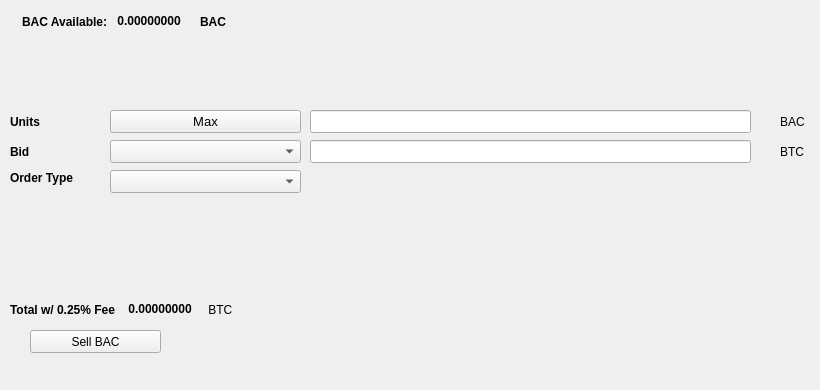
   <widget class="QWidget" name="SellTab">
    <attribute name="title">
     <string>Sell</string>
    </attribute>
    <widget class="QLabel" name="label_16">
     <property name="geometry">
      <rect>
       <x>780</x>
       <y>140</y>
       <width>31</width>
       <height>23</height>
      </rect>
     </property>
     <property name="text">
      <string>BTC</string>
     </property>
    </widget>
    <widget class="QComboBox" name="SellBidcomboBox">
     <property name="geometry">
      <rect>
       <x>110</x>
       <y>140</y>
       <width>191</width>
       <height>23</height>
      </rect>
     </property>
     <property name="font">
      <font>
       <pointsize>10</pointsize>
      </font>
     </property>
    </widget>
    <widget class="QLabel" name="label_18">
     <property name="geometry">
      <rect>
       <x>10</x>
       <y>110</y>
       <width>46</width>
       <height>23</height>
      </rect>
     </property>
     <property name="font">
      <font>
       <weight>75</weight>
       <bold>true</bold>
      </font>
     </property>
     <property name="text">
      <string>Units</string>
     </property>
    </widget>
    <widget class="QPushButton" name="Sell_Max_Amount">
     <property name="geometry">
      <rect>
       <x>110</x>
       <y>110</y>
       <width>191</width>
       <height>23</height>
      </rect>
     </property>
     <property name="font">
      <font>
       <pointsize>10</pointsize>
      </font>
     </property>
     <property name="text">
      <string>Max</string>
     </property>
    </widget>
    <widget class="QLabel" name="label_20">
     <property name="geometry">
      <rect>
       <x>10</x>
       <y>170</y>
       <width>91</width>
       <height>16</height>
      </rect>
     </property>
     <property name="font">
      <font>
       <weight>75</weight>
       <bold>true</bold>
      </font>
     </property>
     <property name="text">
      <string>Order Type</string>
     </property>
    </widget>
    <widget class="QComboBox" name="SellOrdertypeCombo">
     <property name="geometry">
      <rect>
       <x>110</x>
       <y>170</y>
       <width>191</width>
       <height>23</height>
      </rect>
     </property>
     <property name="font">
      <font>
       <pointsize>10</pointsize>
      </font>
     </property>
    </widget>
    <widget class="QLabel" name="label_21">
     <property name="geometry">
      <rect>
       <x>10</x>
       <y>140</y>
       <width>46</width>
       <height>23</height>
      </rect>
     </property>
     <property name="font">
      <font>
       <weight>75</weight>
       <bold>true</bold>
      </font>
     </property>
     <property name="text">
      <string>Bid</string>
     </property>
    </widget>
    <widget class="QLabel" name="label_22">
     <property name="geometry">
      <rect>
       <x>780</x>
       <y>110</y>
       <width>31</width>
       <height>23</height>
      </rect>
     </property>
     <property name="text">
      <string>BAC</string>
     </property>
    </widget>
    <widget class="QLineEdit" name="UnitsInputBAC">
     <property name="geometry">
      <rect>
       <x>310</x>
       <y>110</y>
       <width>441</width>
       <height>23</height>
      </rect>
     </property>
     <property name="font">
      <font>
       <pointsize>9</pointsize>
       <weight>75</weight>
       <bold>true</bold>
      </font>
     </property>
    </widget>
    <widget class="QLineEdit" name="SellBidPriceEdit">
     <property name="geometry">
      <rect>
       <x>310</x>
       <y>140</y>
       <width>441</width>
       <height>23</height>
      </rect>
     </property>
     <property name="font">
      <font>
       <pointsize>9</pointsize>
       <weight>75</weight>
       <bold>true</bold>
      </font>
     </property>
    </widget>
    <widget class="QPushButton" name="SellBACBTN">
     <property name="geometry">
      <rect>
       <x>30</x>
       <y>330</y>
       <width>131</width>
       <height>23</height>
      </rect>
     </property>
     <property name="text">
      <string>Sell BAC</string>
     </property>
     <property name="icon">
      <iconset resource="../bitalley">
       <normaloff>:/icons/bitcoin</normaloff>:/icons/bitcoin</iconset>
     </property>
    </widget>
    <widget class="QWidget" name="layoutWidget3">
     <property name="geometry">
      <rect>
       <x>22</x>
       <y>12</y>
       <width>258</width>
       <height>19</height>
      </rect>
     </property>
     <layout class="QHBoxLayout" name="horizontalLayout">
      <item>
       <widget class="QLabel" name="label232_2">
        <property name="font">
         <font>
          <weight>75</weight>
          <bold>true</bold>
         </font>
        </property>
        <property name="text">
         <string>BAC Available:</string>
        </property>
       </widget>
      </item>
      <item>
       <widget class="QLabel" name="BACAvailableLabel">
        <property name="palette">
         <palette>
          <active>
           <colorrole role="WindowText">
            <brush brushstyle="SolidPattern">
             <color alpha="255">
              <red>0</red>
              <green>0</green>
              <blue>0</blue>
             </color>
            </brush>
           </colorrole>
           <colorrole role="Button">
            <brush brushstyle="SolidPattern">
             <color alpha="255">
              <red>0</red>
              <green>170</green>
              <blue>0</blue>
             </color>
            </brush>
           </colorrole>
           <colorrole role="Light">
            <brush brushstyle="SolidPattern">
             <color alpha="255">
              <red>0</red>
              <green>255</green>
              <blue>0</blue>
             </color>
            </brush>
           </colorrole>
           <colorrole role="Midlight">
            <brush brushstyle="SolidPattern">
             <color alpha="255">
              <red>0</red>
              <green>212</green>
              <blue>0</blue>
             </color>
            </brush>
           </colorrole>
           <colorrole role="Dark">
            <brush brushstyle="SolidPattern">
             <color alpha="255">
              <red>0</red>
              <green>85</green>
              <blue>0</blue>
             </color>
            </brush>
           </colorrole>
           <colorrole role="Mid">
            <brush brushstyle="SolidPattern">
             <color alpha="255">
              <red>0</red>
              <green>113</green>
              <blue>0</blue>
             </color>
            </brush>
           </colorrole>
           <colorrole role="Text">
            <brush brushstyle="SolidPattern">
             <color alpha="255">
              <red>0</red>
              <green>170</green>
              <blue>0</blue>
             </color>
            </brush>
           </colorrole>
           <colorrole role="BrightText">
            <brush brushstyle="SolidPattern">
             <color alpha="255">
              <red>255</red>
              <green>255</green>
              <blue>255</blue>
             </color>
            </brush>
           </colorrole>
           <colorrole role="ButtonText">
            <brush brushstyle="SolidPattern">
             <color alpha="255">
              <red>0</red>
              <green>0</green>
              <blue>0</blue>
             </color>
            </brush>
           </colorrole>
           <colorrole role="Base">
            <brush brushstyle="SolidPattern">
             <color alpha="255">
              <red>255</red>
              <green>255</green>
              <blue>255</blue>
             </color>
            </brush>
           </colorrole>
           <colorrole role="Window">
            <brush brushstyle="SolidPattern">
             <color alpha="255">
              <red>0</red>
              <green>170</green>
              <blue>0</blue>
             </color>
            </brush>
           </colorrole>
           <colorrole role="Shadow">
            <brush brushstyle="SolidPattern">
             <color alpha="255">
              <red>0</red>
              <green>0</green>
              <blue>0</blue>
             </color>
            </brush>
           </colorrole>
           <colorrole role="AlternateBase">
            <brush brushstyle="SolidPattern">
             <color alpha="255">
              <red>127</red>
              <green>212</green>
              <blue>127</blue>
             </color>
            </brush>
           </colorrole>
           <colorrole role="ToolTipBase">
            <brush brushstyle="SolidPattern">
             <color alpha="255">
              <red>255</red>
              <green>255</green>
              <blue>220</blue>
             </color>
            </brush>
           </colorrole>
           <colorrole role="ToolTipText">
            <brush brushstyle="SolidPattern">
             <color alpha="255">
              <red>0</red>
              <green>0</green>
              <blue>0</blue>
             </color>
            </brush>
           </colorrole>
          </active>
          <inactive>
           <colorrole role="WindowText">
            <brush brushstyle="SolidPattern">
             <color alpha="255">
              <red>0</red>
              <green>0</green>
              <blue>0</blue>
             </color>
            </brush>
           </colorrole>
           <colorrole role="Button">
            <brush brushstyle="SolidPattern">
             <color alpha="255">
              <red>0</red>
              <green>170</green>
              <blue>0</blue>
             </color>
            </brush>
           </colorrole>
           <colorrole role="Light">
            <brush brushstyle="SolidPattern">
             <color alpha="255">
              <red>0</red>
              <green>255</green>
              <blue>0</blue>
             </color>
            </brush>
           </colorrole>
           <colorrole role="Midlight">
            <brush brushstyle="SolidPattern">
             <color alpha="255">
              <red>0</red>
              <green>212</green>
              <blue>0</blue>
             </color>
            </brush>
           </colorrole>
           <colorrole role="Dark">
            <brush brushstyle="SolidPattern">
             <color alpha="255">
              <red>0</red>
              <green>85</green>
              <blue>0</blue>
             </color>
            </brush>
           </colorrole>
           <colorrole role="Mid">
            <brush brushstyle="SolidPattern">
             <color alpha="255">
              <red>0</red>
              <green>113</green>
              <blue>0</blue>
             </color>
            </brush>
           </colorrole>
           <colorrole role="Text">
            <brush brushstyle="SolidPattern">
             <color alpha="255">
              <red>0</red>
              <green>170</green>
              <blue>0</blue>
             </color>
            </brush>
           </colorrole>
           <colorrole role="BrightText">
            <brush brushstyle="SolidPattern">
             <color alpha="255">
              <red>255</red>
              <green>255</green>
              <blue>255</blue>
             </color>
            </brush>
           </colorrole>
           <colorrole role="ButtonText">
            <brush brushstyle="SolidPattern">
             <color alpha="255">
              <red>0</red>
              <green>0</green>
              <blue>0</blue>
             </color>
            </brush>
           </colorrole>
           <colorrole role="Base">
            <brush brushstyle="SolidPattern">
             <color alpha="255">
              <red>255</red>
              <green>255</green>
              <blue>255</blue>
             </color>
            </brush>
           </colorrole>
           <colorrole role="Window">
            <brush brushstyle="SolidPattern">
             <color alpha="255">
              <red>0</red>
              <green>170</green>
              <blue>0</blue>
             </color>
            </brush>
           </colorrole>
           <colorrole role="Shadow">
            <brush brushstyle="SolidPattern">
             <color alpha="255">
              <red>0</red>
              <green>0</green>
              <blue>0</blue>
             </color>
            </brush>
           </colorrole>
           <colorrole role="AlternateBase">
            <brush brushstyle="SolidPattern">
             <color alpha="255">
              <red>127</red>
              <green>212</green>
              <blue>127</blue>
             </color>
            </brush>
           </colorrole>
           <colorrole role="ToolTipBase">
            <brush brushstyle="SolidPattern">
             <color alpha="255">
              <red>255</red>
              <green>255</green>
              <blue>220</blue>
             </color>
            </brush>
           </colorrole>
           <colorrole role="ToolTipText">
            <brush brushstyle="SolidPattern">
             <color alpha="255">
              <red>0</red>
              <green>0</green>
              <blue>0</blue>
             </color>
            </brush>
           </colorrole>
          </inactive>
          <disabled>
           <colorrole role="WindowText">
            <brush brushstyle="SolidPattern">
             <color alpha="255">
              <red>0</red>
              <green>85</green>
              <blue>0</blue>
             </color>
            </brush>
           </colorrole>
           <colorrole role="Button">
            <brush brushstyle="SolidPattern">
             <color alpha="255">
              <red>0</red>
              <green>170</green>
              <blue>0</blue>
             </color>
            </brush>
           </colorrole>
           <colorrole role="Light">
            <brush brushstyle="SolidPattern">
             <color alpha="255">
              <red>0</red>
              <green>255</green>
              <blue>0</blue>
             </color>
            </brush>
           </colorrole>
           <colorrole role="Midlight">
            <brush brushstyle="SolidPattern">
             <color alpha="255">
              <red>0</red>
              <green>212</green>
              <blue>0</blue>
             </color>
            </brush>
           </colorrole>
           <colorrole role="Dark">
            <brush brushstyle="SolidPattern">
             <color alpha="255">
              <red>0</red>
              <green>85</green>
              <blue>0</blue>
             </color>
            </brush>
           </colorrole>
           <colorrole role="Mid">
            <brush brushstyle="SolidPattern">
             <color alpha="255">
              <red>0</red>
              <green>113</green>
              <blue>0</blue>
             </color>
            </brush>
           </colorrole>
           <colorrole role="Text">
            <brush brushstyle="SolidPattern">
             <color alpha="255">
              <red>0</red>
              <green>85</green>
              <blue>0</blue>
             </color>
            </brush>
           </colorrole>
           <colorrole role="BrightText">
            <brush brushstyle="SolidPattern">
             <color alpha="255">
              <red>255</red>
              <green>255</green>
              <blue>255</blue>
             </color>
            </brush>
           </colorrole>
           <colorrole role="ButtonText">
            <brush brushstyle="SolidPattern">
             <color alpha="255">
              <red>0</red>
              <green>85</green>
              <blue>0</blue>
             </color>
            </brush>
           </colorrole>
           <colorrole role="Base">
            <brush brushstyle="SolidPattern">
             <color alpha="255">
              <red>0</red>
              <green>170</green>
              <blue>0</blue>
             </color>
            </brush>
           </colorrole>
           <colorrole role="Window">
            <brush brushstyle="SolidPattern">
             <color alpha="255">
              <red>0</red>
              <green>170</green>
              <blue>0</blue>
             </color>
            </brush>
           </colorrole>
           <colorrole role="Shadow">
            <brush brushstyle="SolidPattern">
             <color alpha="255">
              <red>0</red>
              <green>0</green>
              <blue>0</blue>
             </color>
            </brush>
           </colorrole>
           <colorrole role="AlternateBase">
            <brush brushstyle="SolidPattern">
             <color alpha="255">
              <red>0</red>
              <green>170</green>
              <blue>0</blue>
             </color>
            </brush>
           </colorrole>
           <colorrole role="ToolTipBase">
            <brush brushstyle="SolidPattern">
             <color alpha="255">
              <red>255</red>
              <green>255</green>
              <blue>220</blue>
             </color>
            </brush>
           </colorrole>
           <colorrole role="ToolTipText">
            <brush brushstyle="SolidPattern">
             <color alpha="255">
              <red>0</red>
              <green>0</green>
              <blue>0</blue>
             </color>
            </brush>
           </colorrole>
          </disabled>
         </palette>
        </property>
        <property name="font">
         <font>
          <weight>75</weight>
          <bold>true</bold>
         </font>
        </property>
        <property name="text">
         <string> 0.00000000 </string>
        </property>
        <property name="textInteractionFlags">
         <set>Qt::LinksAccessibleByMouse|Qt::TextSelectableByKeyboard|Qt::TextSelectableByMouse</set>
        </property>
       </widget>
      </item>
      <item>
       <widget class="QLabel" name="labelBAC">
        <property name="font">
         <font>
          <weight>75</weight>
          <bold>true</bold>
         </font>
        </property>
        <property name="text">
         <string>BAC</string>
        </property>
       </widget>
      </item>
     </layout>
    </widget>
    <widget class="QWidget" name="layoutWidget">
     <property name="geometry">
      <rect>
       <x>10</x>
       <y>300</y>
       <width>268</width>
       <height>19</height>
      </rect>
     </property>
     <layout class="QHBoxLayout" name="horizontalLayout_2">
      <item>
       <widget class="QLabel" name="label_19">
        <property name="font">
         <font>
          <weight>75</weight>
          <bold>true</bold>
         </font>
        </property>
        <property name="text">
         <string>Total w/ 0.25% Fee </string>
        </property>
       </widget>
      </item>
      <item>
       <widget class="QLabel" name="SellCostLabel">
        <property name="palette">
         <palette>
          <active>
           <colorrole role="WindowText">
            <brush brushstyle="SolidPattern">
             <color alpha="255">
              <red>0</red>
              <green>0</green>
              <blue>0</blue>
             </color>
            </brush>
           </colorrole>
           <colorrole role="Button">
            <brush brushstyle="SolidPattern">
             <color alpha="255">
              <red>0</red>
              <green>170</green>
              <blue>0</blue>
             </color>
            </brush>
           </colorrole>
           <colorrole role="Light">
            <brush brushstyle="SolidPattern">
             <color alpha="255">
              <red>0</red>
              <green>255</green>
              <blue>0</blue>
             </color>
            </brush>
           </colorrole>
           <colorrole role="Midlight">
            <brush brushstyle="SolidPattern">
             <color alpha="255">
              <red>0</red>
              <green>212</green>
              <blue>0</blue>
             </color>
            </brush>
           </colorrole>
           <colorrole role="Dark">
            <brush brushstyle="SolidPattern">
             <color alpha="255">
              <red>0</red>
              <green>85</green>
              <blue>0</blue>
             </color>
            </brush>
           </colorrole>
           <colorrole role="Mid">
            <brush brushstyle="SolidPattern">
             <color alpha="255">
              <red>0</red>
              <green>113</green>
              <blue>0</blue>
             </color>
            </brush>
           </colorrole>
           <colorrole role="Text">
            <brush brushstyle="SolidPattern">
             <color alpha="255">
              <red>0</red>
              <green>170</green>
              <blue>0</blue>
             </color>
            </brush>
           </colorrole>
           <colorrole role="BrightText">
            <brush brushstyle="SolidPattern">
             <color alpha="255">
              <red>255</red>
              <green>255</green>
              <blue>255</blue>
             </color>
            </brush>
           </colorrole>
           <colorrole role="ButtonText">
            <brush brushstyle="SolidPattern">
             <color alpha="255">
              <red>0</red>
              <green>0</green>
              <blue>0</blue>
             </color>
            </brush>
           </colorrole>
           <colorrole role="Base">
            <brush brushstyle="SolidPattern">
             <color alpha="255">
              <red>255</red>
              <green>255</green>
              <blue>255</blue>
             </color>
            </brush>
           </colorrole>
           <colorrole role="Window">
            <brush brushstyle="SolidPattern">
             <color alpha="255">
              <red>0</red>
              <green>170</green>
              <blue>0</blue>
             </color>
            </brush>
           </colorrole>
           <colorrole role="Shadow">
            <brush brushstyle="SolidPattern">
             <color alpha="255">
              <red>0</red>
              <green>0</green>
              <blue>0</blue>
             </color>
            </brush>
           </colorrole>
           <colorrole role="AlternateBase">
            <brush brushstyle="SolidPattern">
             <color alpha="255">
              <red>127</red>
              <green>212</green>
              <blue>127</blue>
             </color>
            </brush>
           </colorrole>
           <colorrole role="ToolTipBase">
            <brush brushstyle="SolidPattern">
             <color alpha="255">
              <red>255</red>
              <green>255</green>
              <blue>220</blue>
             </color>
            </brush>
           </colorrole>
           <colorrole role="ToolTipText">
            <brush brushstyle="SolidPattern">
             <color alpha="255">
              <red>0</red>
              <green>0</green>
              <blue>0</blue>
             </color>
            </brush>
           </colorrole>
          </active>
          <inactive>
           <colorrole role="WindowText">
            <brush brushstyle="SolidPattern">
             <color alpha="255">
              <red>0</red>
              <green>0</green>
              <blue>0</blue>
             </color>
            </brush>
           </colorrole>
           <colorrole role="Button">
            <brush brushstyle="SolidPattern">
             <color alpha="255">
              <red>0</red>
              <green>170</green>
              <blue>0</blue>
             </color>
            </brush>
           </colorrole>
           <colorrole role="Light">
            <brush brushstyle="SolidPattern">
             <color alpha="255">
              <red>0</red>
              <green>255</green>
              <blue>0</blue>
             </color>
            </brush>
           </colorrole>
           <colorrole role="Midlight">
            <brush brushstyle="SolidPattern">
             <color alpha="255">
              <red>0</red>
              <green>212</green>
              <blue>0</blue>
             </color>
            </brush>
           </colorrole>
           <colorrole role="Dark">
            <brush brushstyle="SolidPattern">
             <color alpha="255">
              <red>0</red>
              <green>85</green>
              <blue>0</blue>
             </color>
            </brush>
           </colorrole>
           <colorrole role="Mid">
            <brush brushstyle="SolidPattern">
             <color alpha="255">
              <red>0</red>
              <green>113</green>
              <blue>0</blue>
             </color>
            </brush>
           </colorrole>
           <colorrole role="Text">
            <brush brushstyle="SolidPattern">
             <color alpha="255">
              <red>0</red>
              <green>170</green>
              <blue>0</blue>
             </color>
            </brush>
           </colorrole>
           <colorrole role="BrightText">
            <brush brushstyle="SolidPattern">
             <color alpha="255">
              <red>255</red>
              <green>255</green>
              <blue>255</blue>
             </color>
            </brush>
           </colorrole>
           <colorrole role="ButtonText">
            <brush brushstyle="SolidPattern">
             <color alpha="255">
              <red>0</red>
              <green>0</green>
              <blue>0</blue>
             </color>
            </brush>
           </colorrole>
           <colorrole role="Base">
            <brush brushstyle="SolidPattern">
             <color alpha="255">
              <red>255</red>
              <green>255</green>
              <blue>255</blue>
             </color>
            </brush>
           </colorrole>
           <colorrole role="Window">
            <brush brushstyle="SolidPattern">
             <color alpha="255">
              <red>0</red>
              <green>170</green>
              <blue>0</blue>
             </color>
            </brush>
           </colorrole>
           <colorrole role="Shadow">
            <brush brushstyle="SolidPattern">
             <color alpha="255">
              <red>0</red>
              <green>0</green>
              <blue>0</blue>
             </color>
            </brush>
           </colorrole>
           <colorrole role="AlternateBase">
            <brush brushstyle="SolidPattern">
             <color alpha="255">
              <red>127</red>
              <green>212</green>
              <blue>127</blue>
             </color>
            </brush>
           </colorrole>
           <colorrole role="ToolTipBase">
            <brush brushstyle="SolidPattern">
             <color alpha="255">
              <red>255</red>
              <green>255</green>
              <blue>220</blue>
             </color>
            </brush>
           </colorrole>
           <colorrole role="ToolTipText">
            <brush brushstyle="SolidPattern">
             <color alpha="255">
              <red>0</red>
              <green>0</green>
              <blue>0</blue>
             </color>
            </brush>
           </colorrole>
          </inactive>
          <disabled>
           <colorrole role="WindowText">
            <brush brushstyle="SolidPattern">
             <color alpha="255">
              <red>0</red>
              <green>85</green>
              <blue>0</blue>
             </color>
            </brush>
           </colorrole>
           <colorrole role="Button">
            <brush brushstyle="SolidPattern">
             <color alpha="255">
              <red>0</red>
              <green>170</green>
              <blue>0</blue>
             </color>
            </brush>
           </colorrole>
           <colorrole role="Light">
            <brush brushstyle="SolidPattern">
             <color alpha="255">
              <red>0</red>
              <green>255</green>
              <blue>0</blue>
             </color>
            </brush>
           </colorrole>
           <colorrole role="Midlight">
            <brush brushstyle="SolidPattern">
             <color alpha="255">
              <red>0</red>
              <green>212</green>
              <blue>0</blue>
             </color>
            </brush>
           </colorrole>
           <colorrole role="Dark">
            <brush brushstyle="SolidPattern">
             <color alpha="255">
              <red>0</red>
              <green>85</green>
              <blue>0</blue>
             </color>
            </brush>
           </colorrole>
           <colorrole role="Mid">
            <brush brushstyle="SolidPattern">
             <color alpha="255">
              <red>0</red>
              <green>113</green>
              <blue>0</blue>
             </color>
            </brush>
           </colorrole>
           <colorrole role="Text">
            <brush brushstyle="SolidPattern">
             <color alpha="255">
              <red>0</red>
              <green>85</green>
              <blue>0</blue>
             </color>
            </brush>
           </colorrole>
           <colorrole role="BrightText">
            <brush brushstyle="SolidPattern">
             <color alpha="255">
              <red>255</red>
              <green>255</green>
              <blue>255</blue>
             </color>
            </brush>
           </colorrole>
           <colorrole role="ButtonText">
            <brush brushstyle="SolidPattern">
             <color alpha="255">
              <red>0</red>
              <green>85</green>
              <blue>0</blue>
             </color>
            </brush>
           </colorrole>
           <colorrole role="Base">
            <brush brushstyle="SolidPattern">
             <color alpha="255">
              <red>0</red>
              <green>170</green>
              <blue>0</blue>
             </color>
            </brush>
           </colorrole>
           <colorrole role="Window">
            <brush brushstyle="SolidPattern">
             <color alpha="255">
              <red>0</red>
              <green>170</green>
              <blue>0</blue>
             </color>
            </brush>
           </colorrole>
           <colorrole role="Shadow">
            <brush brushstyle="SolidPattern">
             <color alpha="255">
              <red>0</red>
              <green>0</green>
              <blue>0</blue>
             </color>
            </brush>
           </colorrole>
           <colorrole role="AlternateBase">
            <brush brushstyle="SolidPattern">
             <color alpha="255">
              <red>0</red>
              <green>170</green>
              <blue>0</blue>
             </color>
            </brush>
           </colorrole>
           <colorrole role="ToolTipBase">
            <brush brushstyle="SolidPattern">
             <color alpha="255">
              <red>255</red>
              <green>255</green>
              <blue>220</blue>
             </color>
            </brush>
           </colorrole>
           <colorrole role="ToolTipText">
            <brush brushstyle="SolidPattern">
             <color alpha="255">
              <red>0</red>
              <green>0</green>
              <blue>0</blue>
             </color>
            </brush>
           </colorrole>
          </disabled>
         </palette>
        </property>
        <property name="font">
         <font>
          <weight>75</weight>
          <bold>true</bold>
         </font>
        </property>
        <property name="autoFillBackground">
         <bool>false</bool>
        </property>
        <property name="text">
         <string> 0.00000000</string>
        </property>
        <property name="textInteractionFlags">
         <set>Qt::LinksAccessibleByMouse|Qt::TextSelectableByMouse</set>
        </property>
       </widget>
      </item>
      <item>
       <widget class="QLabel" name="label_17">
        <property name="font">
         <font>
          <weight>50</weight>
          <bold>false</bold>
         </font>
        </property>
        <property name="text">
         <string> BTC</string>
        </property>
       </widget>
      </item>
     </layout>
    </widget>
    <widget class="QLabel" name="label_23">
     <property name="geometry">
      <rect>
       <x>460</x>
       <y>300</y>
       <width>281</width>
       <height>81</height>
      </rect>
     </property>
     <property name="text">
      <string/>
     </property>
     <property name="pixmap">
      <pixmap>:/images/bittrex</pixmap>
     </property>
    </widget>
   </widget>
